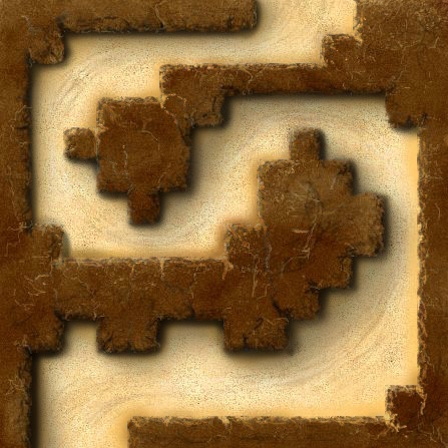

This game map was drawn from its Tiled (.tmx) file and the tilesets committed beside it. A one-line description and the full map source follow:
An orthogonal 14x14 tile map with 32x32 px tiles, 2 tile layers (Road, Mountain).

<map version="1.0" orientation="orthogonal" renderorder="right-down" width="14" height="14" tilewidth="32" tileheight="32" nextobjectid="1">
 <tileset firstgid="1" name="map1_default" tilewidth="32" tileheight="32" tilecount="196" columns="14">
  <image source="../Google Drive/20152/Human Interface/Canyon defense/asset/map/map1_default.jpg" width="448" height="448" />
 </tileset>
 <layer name="Road" width="14" height="14">
  <data encoding="csv">
0,0,0,0,0,0,0,0,9,10,11,0,0,0,
0,0,17,18,19,20,21,22,23,24,0,0,0,0,
0,30,31,32,33,0,0,0,0,0,0,0,0,0,
0,44,45,0,0,0,0,50,51,52,53,54,0,0,
0,58,0,0,0,0,63,64,65,0,67,68,69,0,
0,72,73,0,0,0,77,78,0,0,0,82,83,0,
0,86,87,88,0,90,91,92,0,0,0,0,97,0,
0,0,101,102,103,104,105,0,0,0,0,0,111,0,
0,0,0,0,0,0,0,0,0,0,0,124,125,0,
0,0,0,0,0,0,0,0,0,0,137,138,139,0,
0,0,143,0,0,146,147,0,0,150,151,152,153,0,
0,156,157,158,159,160,161,162,163,164,165,166,167,0,
0,170,171,172,173,174,175,176,177,178,179,180,0,0,
0,184,185,186,0,0,0,0,0,0,0,0,0,0
</data>
 </layer>
 <layer name="Mountain" width="14" height="14">
  <data encoding="csv">
1,2,3,4,5,6,7,8,0,0,0,12,13,14,
15,16,0,0,0,0,0,0,0,0,25,26,27,28,
29,0,0,0,0,34,35,36,37,38,39,40,41,42,
43,0,0,46,47,48,49,0,0,0,0,0,55,56,
57,0,59,60,61,62,0,0,0,66,0,0,0,70,
71,0,0,74,75,76,0,0,79,80,81,0,0,84,
85,0,0,0,89,0,0,0,93,94,95,96,0,98,
99,100,0,0,0,0,0,106,107,108,109,110,0,112,
113,114,115,116,117,118,119,120,121,122,123,0,0,126,
127,128,129,130,131,132,133,134,135,136,0,0,0,140,
141,142,0,144,145,0,0,148,149,0,0,0,0,154,
155,0,0,0,0,0,0,0,0,0,0,0,0,168,
169,0,0,0,0,0,0,0,0,0,0,0,181,182,
183,0,0,0,187,188,189,190,191,192,193,194,195,196
</data>
 </layer>
</map>